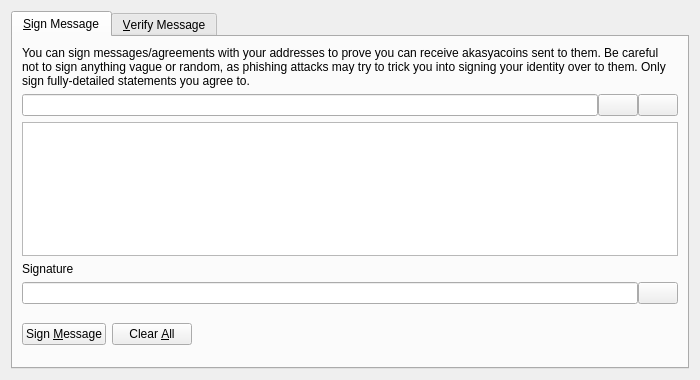
<?xml version="1.0" encoding="UTF-8"?>
<ui version="4.0">
 <class>SignVerifyMessageDialog</class>
 <widget class="QDialog" name="SignVerifyMessageDialog">
  <property name="geometry">
   <rect>
    <x>0</x>
    <y>0</y>
    <width>700</width>
    <height>380</height>
   </rect>
  </property>
  <property name="windowTitle">
   <string>Signatures - Sign / Verify a Message</string>
  </property>
  <property name="modal">
   <bool>true</bool>
  </property>
  <layout class="QVBoxLayout" name="verticalLayout">
   <item>
    <widget class="QTabWidget" name="tabWidget">
     <property name="currentIndex">
      <number>0</number>
     </property>
     <widget class="QWidget" name="tabSignMessage">
      <attribute name="title">
       <string>&amp;Sign Message</string>
      </attribute>
      <layout class="QVBoxLayout" name="verticalLayout_SM">
       <item>
        <widget class="QLabel" name="infoLabel_SM">
         <property name="text">
          <string>You can sign messages/agreements with your addresses to prove you can receive akasyacoins sent to them. Be careful not to sign anything vague or random, as phishing attacks may try to trick you into signing your identity over to them. Only sign fully-detailed statements you agree to.</string>
         </property>
         <property name="textFormat">
          <enum>Qt::PlainText</enum>
         </property>
         <property name="wordWrap">
          <bool>true</bool>
         </property>
        </widget>
       </item>
       <item>
        <layout class="QHBoxLayout" name="horizontalLayout_1_SM">
         <property name="spacing">
          <number>0</number>
         </property>
         <item>
          <widget class="QValidatedLineEdit" name="addressIn_SM">
           <property name="toolTip">
            <string>The Akasyacoin address to sign the message with</string>
           </property>
          </widget>
         </item>
         <item>
          <widget class="QPushButton" name="addressBookButton_SM">
           <property name="toolTip">
            <string>Choose previously used address</string>
           </property>
           <property name="text">
            <string/>
           </property>
           <property name="icon">
            <iconset resource="../bitcoin.qrc">
             <normaloff>:/icons/address-book</normaloff>:/icons/address-book</iconset>
           </property>
           <property name="shortcut">
            <string>Alt+A</string>
           </property>
           <property name="autoDefault">
            <bool>false</bool>
           </property>
          </widget>
         </item>
         <item>
          <widget class="QPushButton" name="pasteButton_SM">
           <property name="toolTip">
            <string>Paste address from clipboard</string>
           </property>
           <property name="text">
            <string/>
           </property>
           <property name="icon">
            <iconset resource="../bitcoin.qrc">
             <normaloff>:/icons/editpaste</normaloff>:/icons/editpaste</iconset>
           </property>
           <property name="shortcut">
            <string>Alt+P</string>
           </property>
           <property name="autoDefault">
            <bool>false</bool>
           </property>
          </widget>
         </item>
        </layout>
       </item>
       <item>
        <widget class="QPlainTextEdit" name="messageIn_SM">
         <property name="toolTip">
          <string>Enter the message you want to sign here</string>
         </property>
        </widget>
       </item>
       <item>
        <widget class="QLabel" name="signatureLabel_SM">
         <property name="text">
          <string>Signature</string>
         </property>
         <property name="textFormat">
          <enum>Qt::PlainText</enum>
         </property>
        </widget>
       </item>
       <item>
        <layout class="QHBoxLayout" name="horizontalLayout_2_SM">
         <property name="spacing">
          <number>0</number>
         </property>
         <item>
          <widget class="QLineEdit" name="signatureOut_SM">
           <property name="font">
            <font>
             <italic>true</italic>
            </font>
           </property>
           <property name="readOnly">
            <bool>true</bool>
           </property>
          </widget>
         </item>
         <item>
          <widget class="QPushButton" name="copySignatureButton_SM">
           <property name="toolTip">
            <string>Copy the current signature to the system clipboard</string>
           </property>
           <property name="text">
            <string/>
           </property>
           <property name="icon">
            <iconset resource="../bitcoin.qrc">
             <normaloff>:/icons/editcopy</normaloff>:/icons/editcopy</iconset>
           </property>
           <property name="autoDefault">
            <bool>false</bool>
           </property>
          </widget>
         </item>
        </layout>
       </item>
       <item>
        <layout class="QHBoxLayout" name="horizontalLayout_3_SM">
         <item>
          <widget class="QPushButton" name="signMessageButton_SM">
           <property name="toolTip">
            <string>Sign the message to prove you own this Akasyacoin address</string>
           </property>
           <property name="text">
            <string>Sign &amp;Message</string>
           </property>
           <property name="icon">
            <iconset resource="../bitcoin.qrc">
             <normaloff>:/icons/edit</normaloff>:/icons/edit</iconset>
           </property>
           <property name="autoDefault">
            <bool>false</bool>
           </property>
          </widget>
         </item>
         <item>
          <widget class="QPushButton" name="clearButton_SM">
           <property name="toolTip">
            <string>Reset all sign message fields</string>
           </property>
           <property name="text">
            <string>Clear &amp;All</string>
           </property>
           <property name="icon">
            <iconset resource="../bitcoin.qrc">
             <normaloff>:/icons/remove</normaloff>:/icons/remove</iconset>
           </property>
           <property name="autoDefault">
            <bool>false</bool>
           </property>
          </widget>
         </item>
         <item>
          <spacer name="horizontalSpacer_1_SM">
           <property name="orientation">
            <enum>Qt::Horizontal</enum>
           </property>
           <property name="sizeHint" stdset="0">
            <size>
             <width>40</width>
             <height>48</height>
            </size>
           </property>
          </spacer>
         </item>
         <item>
          <widget class="QLabel" name="statusLabel_SM">
           <property name="font">
            <font>
             <weight>75</weight>
             <bold>true</bold>
            </font>
           </property>
           <property name="text">
            <string/>
           </property>
           <property name="wordWrap">
            <bool>true</bool>
           </property>
          </widget>
         </item>
         <item>
          <spacer name="horizontalSpacer_2_SM">
           <property name="orientation">
            <enum>Qt::Horizontal</enum>
           </property>
           <property name="sizeHint" stdset="0">
            <size>
             <width>40</width>
             <height>48</height>
            </size>
           </property>
          </spacer>
         </item>
        </layout>
       </item>
      </layout>
     </widget>
     <widget class="QWidget" name="tabVerifyMessage">
      <attribute name="title">
       <string>&amp;Verify Message</string>
      </attribute>
      <layout class="QVBoxLayout" name="verticalLayout_VM">
       <item>
        <widget class="QLabel" name="infoLabel_VM">
         <property name="text">
          <string>Enter the receiver's address, message (ensure you copy line breaks, spaces, tabs, etc. exactly) and signature below to verify the message. Be careful not to read more into the signature than what is in the signed message itself, to avoid being tricked by a man-in-the-middle attack. Note that this only proves the signing party receives with the address, it cannot prove sendership of any transaction!</string>
         </property>
         <property name="textFormat">
          <enum>Qt::PlainText</enum>
         </property>
         <property name="alignment">
          <set>Qt::AlignLeading|Qt::AlignLeft|Qt::AlignTop</set>
         </property>
         <property name="wordWrap">
          <bool>true</bool>
         </property>
        </widget>
       </item>
       <item>
        <layout class="QHBoxLayout" name="horizontalLayout_1_VM">
         <property name="spacing">
          <number>0</number>
         </property>
         <item>
          <widget class="QValidatedLineEdit" name="addressIn_VM">
           <property name="toolTip">
            <string>The Akasyacoin address the message was signed with</string>
           </property>
          </widget>
         </item>
         <item>
          <widget class="QPushButton" name="addressBookButton_VM">
           <property name="toolTip">
            <string>Choose previously used address</string>
           </property>
           <property name="text">
            <string/>
           </property>
           <property name="icon">
            <iconset resource="../bitcoin.qrc">
             <normaloff>:/icons/address-book</normaloff>:/icons/address-book</iconset>
           </property>
           <property name="shortcut">
            <string>Alt+A</string>
           </property>
           <property name="autoDefault">
            <bool>false</bool>
           </property>
          </widget>
         </item>
        </layout>
       </item>
       <item>
        <widget class="QPlainTextEdit" name="messageIn_VM"/>
       </item>
       <item>
        <widget class="QValidatedLineEdit" name="signatureIn_VM"/>
       </item>
       <item>
        <layout class="QHBoxLayout" name="horizontalLayout_2_VM">
         <item>
          <widget class="QPushButton" name="verifyMessageButton_VM">
           <property name="toolTip">
            <string>Verify the message to ensure it was signed with the specified Akasyacoin address</string>
           </property>
           <property name="text">
            <string>Verify &amp;Message</string>
           </property>
           <property name="icon">
            <iconset resource="../bitcoin.qrc">
             <normaloff>:/icons/transaction_0</normaloff>:/icons/transaction_0</iconset>
           </property>
           <property name="autoDefault">
            <bool>false</bool>
           </property>
          </widget>
         </item>
         <item>
          <widget class="QPushButton" name="clearButton_VM">
           <property name="toolTip">
            <string>Reset all verify message fields</string>
           </property>
           <property name="text">
            <string>Clear &amp;All</string>
           </property>
           <property name="icon">
            <iconset resource="../bitcoin.qrc">
             <normaloff>:/icons/remove</normaloff>:/icons/remove</iconset>
           </property>
           <property name="autoDefault">
            <bool>false</bool>
           </property>
          </widget>
         </item>
         <item>
          <spacer name="horizontalSpacer_1_VM">
           <property name="orientation">
            <enum>Qt::Horizontal</enum>
           </property>
           <property name="sizeHint" stdset="0">
            <size>
             <width>40</width>
             <height>48</height>
            </size>
           </property>
          </spacer>
         </item>
         <item>
          <widget class="QLabel" name="statusLabel_VM">
           <property name="font">
            <font>
             <weight>75</weight>
             <bold>true</bold>
            </font>
           </property>
           <property name="text">
            <string/>
           </property>
           <property name="wordWrap">
            <bool>true</bool>
           </property>
          </widget>
         </item>
         <item>
          <spacer name="horizontalSpacer_2_VM">
           <property name="orientation">
            <enum>Qt::Horizontal</enum>
           </property>
           <property name="sizeHint" stdset="0">
            <size>
             <width>40</width>
             <height>48</height>
            </size>
           </property>
          </spacer>
         </item>
        </layout>
       </item>
      </layout>
     </widget>
    </widget>
   </item>
  </layout>
 </widget>
 <customwidgets>
  <customwidget>
   <class>QValidatedLineEdit</class>
   <extends>QLineEdit</extends>
   <header>qt/qvalidatedlineedit.h</header>
  </customwidget>
 </customwidgets>
 <resources>
  <include location="../bitcoin.qrc"/>
 </resources>
 <connections/>
</ui>
